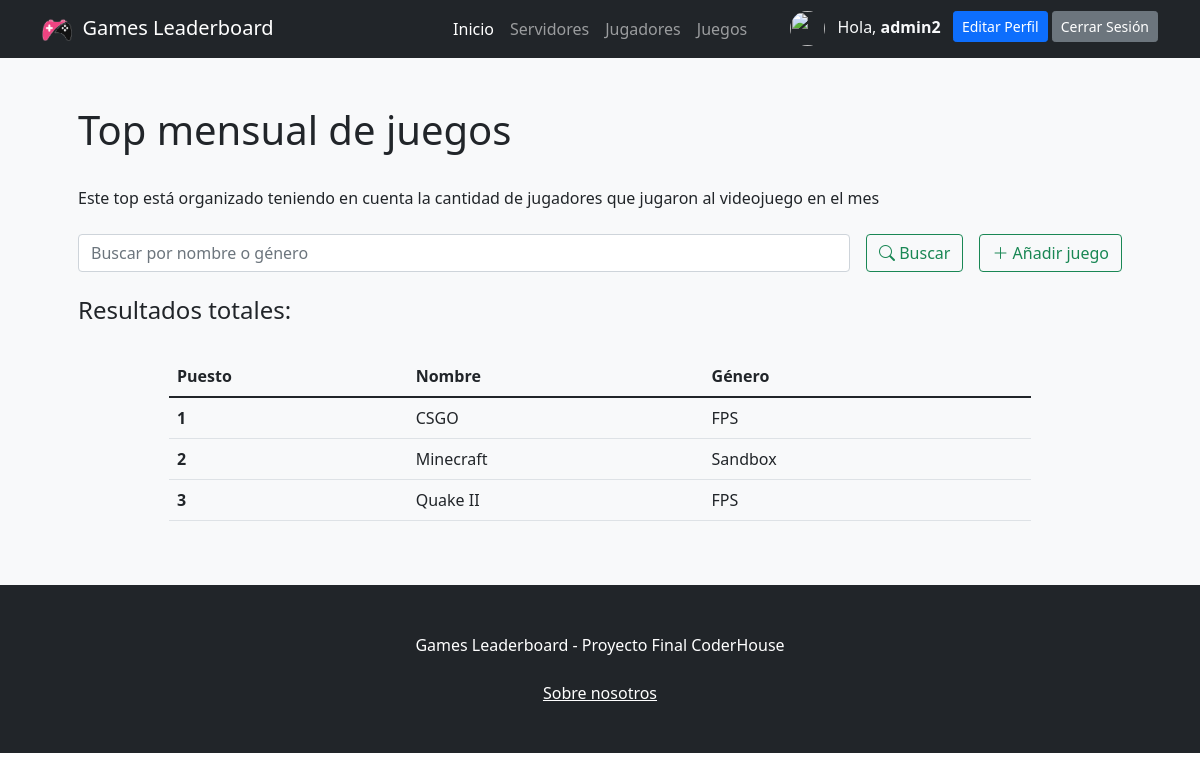
The app's page /app/juegos/ (signed in) with its own data.
### ProyectoFinalApp/models.py (models this page shows)
class Juego(models.Model):
    nombre = models.CharField(max_length = 20)
    genero = models.CharField(max_length = 20)
    class Meta:
        verbose_name_plural = "Juegos"

### ProyectoFinalApp/views.py (the view, shortened to what this page needs)
# urls.py: path('juegos/', juegos, name= "juegos"),
def juegos(request):
    juegos = Juego.objects.all()
    return render(request, "ProyectoFinalApp/juegos.html", {"juegos": juegos})

### ProyectoFinalApp/templates/ProyectoFinalApp/juegos.html (shortened to what this page needs)
{% extends 'ProyectoFinalApp/base.html' %}
{% load static %}
{% block contenidoPagina %}
<section class="bg-light py-5">
    <div class="container px-5">
        <h1>Top mensual de juegos</h1>
        <br>
        <head>Este top está organizado teniendo en cuenta la cantidad de jugadores que jugaron al videojuego en el mes</head>
        <head></head>
        <br>
        <br>
        <div class="row gx-5 justify-content-center">
            <div class="col-lg-12">
                <form class="d-flex my-2 my-lg-0" action="" method="post">
                    <input class="flex-grow-0 form-control mr-sm-2" type="search" name="search" placeholder="Buscar por nombre o género" aria-label="Search">
                    <button class="btn btn-outline-success text-nowrap ms-3 my-2 my-sm-0" type="submit"> <i class="bi bi-search"></i> Buscar</button>
                    <a class="btn btn-outline-success text-nowrap ms-3 my-2 my-sm-0" href="{% url 'crearjuego' %}"> <i class="bi bi-plus-lg"></i> Añadir juego</a>
                </form>
            </div>
        </div>
        <br>
        <h4>Resultados
            {% if search %}
                para "{{busqueda}}":
            {% else %}
                totales:
            {% endif %}
        </h4>
        <br>
        <div class="row gx-5 justify-content-center">
            <div class="col-lg-10 table-responsive">
                <table class="table table-theme">
                    <thead>
                        <tr>
                            <th scope="col">Puesto</th>
                            <th scope="col">Nombre</th>
                            <th scope="col">Género</th>
                        </tr>
                    </thead>
                    <tbody>
                        {% for juego in juegos %}
                            <tr>
                                <th scope="row">{{forloop.counter}}</th>
                                <td>{{juego.nombre}}</td>
                                <td>{{juego.genero}}</td>
                                <td>
                                </td>
                            </tr>
                        {% endfor %}
                    </tbody>
                </table>
            </div>
        </div>
    </div>
</section>
{% endblock %}

### ProyectoFinalApp/templates/ProyectoFinalApp/base.html (shortened to what this page needs)
{% load static %}
<!DOCTYPE html>
<html lang="en">
    <head>
        <link rel="stylesheet" href="https://cdn.jsdelivr.net/npm/bootstrap-icons@1.8.3/font/bootstrap-icons.css">
        <link href="{% static 'css/styles.css' %}" rel="stylesheet" />
    </head>
    <body>
        <nav class="navbar navbar-expand-lg navbar-dark bg-dark">
            <div class="container">
                <a class="navbar-brand" href="{% url 'inicio' %}"><img src="{% static 'assets/logonavbar.png' %}" alt="{% static 'assets/logonavbar.png' %}" width="30" height="30">&nbsp Games Leaderboard</a>
                <div class="collapse navbar-collapse" id="navbarSupportedContent">
                    <ul class="navbar-nav ms-auto mb-2 mb-lg-0 ">
                        <li class="nav-item"><a class="nav-link active" aria-current="page" href="{% url 'inicio' %}">Inicio</a></li>
                        <li class="nav-item"><a class="nav-link" href="{% url 'servidores' %}">Servidores</a></li>
                        <li class="nav-item"><a class="nav-link" href="{% url 'jugadores' %}">Jugadores</a></li>
                        <li class="nav-item"><a class="nav-link" href="{% url 'juegos' %}">Juegos</a></li>
                    </ul>
                    <ul class="navbar-nav ms-auto mb-2 mb-lg-0 ">
                        {% if user.is_authenticated %}
                            <img src="{{url}}" class="rounded-circle" width="35" height="35" alt="">
                            <li class="nav-item"><p class="text-light my-1 mx-1"></i> &nbsp Hola, <b>{{user.username}} &nbsp</b></p></li>
                            <li class="nav-item"><a class="btn btn-primary btn-sm btn-block" href="{% url 'editarperfil' %}">Editar Perfil</a></li>
                            <li class="nav-item"><a class="btn btn-secondary btn-sm btn-block" href="{% url 'logout' %}">Cerrar Sesión</a></li>
                        {% else %}
                            <li class="nav-item"><a class="btn btn-primary mx-2" href="{% url 'login' %}">Iniciar Sesión</a></li>
                            <li class="nav-item"><a class="btn btn-outline-primary" href="{% url 'register' %}">Registrarse</a></li>
                        {% endif %}
                    </ul>
                </div>
            </div>
        </nav>
        {% block contenidoPagina %}
        {% endblock %}
        <footer class="py-5 bg-dark">
            <div class="container"><p class="m-0 text-center text-white">Games Leaderboard - Proyecto Final CoderHouse</p></div>
            <br>
           <p class="m-0 text-center text-white"><a href="{% url 'about' %}" class="text-white m-0 text-center">Sobre nosotros</a></p>
        </footer>
    </body>
</html>

### records on screen
Juego: nombre "CSGO", genero "FPS"
Juego: nombre "Minecraft", genero "Sandbox"
Juego: nombre "Quake II", genero "FPS"

### other values on screen
{{ user.username }} "admin2"
